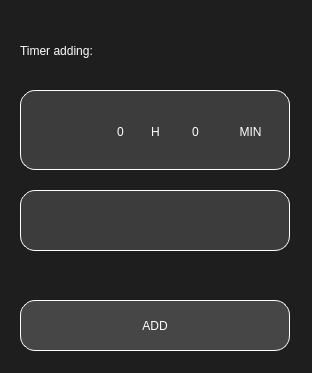
<?xml version="1.0" encoding="UTF-8"?>
<ui version="4.0">
 <class>DialogAddByTimer</class>
 <widget class="QDialog" name="DialogAddByTimer">
  <property name="geometry">
   <rect>
    <x>0</x>
    <y>0</y>
    <width>312</width>
    <height>373</height>
   </rect>
  </property>
  <property name="windowTitle">
   <string>Dialog</string>
  </property>
  <property name="styleSheet">
   <string notr="true">background-color: rgb(30, 30, 30);</string>
  </property>
  <widget class="QFrame" name="frameTimeInfo">
   <property name="geometry">
    <rect>
     <x>20</x>
     <y>90</y>
     <width>270</width>
     <height>80</height>
    </rect>
   </property>
   <property name="styleSheet">
    <string notr="true">background-color: rgb(60, 60, 60);
border-radius: 15px;
border: 1px solid rgb(255, 255, 255);</string>
   </property>
   <property name="frameShape">
    <enum>QFrame::StyledPanel</enum>
   </property>
   <property name="frameShadow">
    <enum>QFrame::Raised</enum>
   </property>
   <widget class="QLabel" name="labelH">
    <property name="geometry">
     <rect>
      <x>120</x>
      <y>26</y>
      <width>31</width>
      <height>31</height>
     </rect>
    </property>
    <property name="styleSheet">
     <string notr="true">border: none;
font: 57 22pt &quot;Futura PT Demi&quot;;
color: white;</string>
    </property>
    <property name="text">
     <string>H</string>
    </property>
    <property name="alignment">
     <set>Qt::AlignCenter</set>
    </property>
   </widget>
   <widget class="QLabel" name="labelMIN">
    <property name="geometry">
     <rect>
      <x>200</x>
      <y>26</y>
      <width>61</width>
      <height>31</height>
     </rect>
    </property>
    <property name="styleSheet">
     <string notr="true">border: none;
font: 57 22pt &quot;Futura PT Demi&quot;;
color: white;</string>
    </property>
    <property name="text">
     <string>MIN</string>
    </property>
    <property name="alignment">
     <set>Qt::AlignCenter</set>
    </property>
   </widget>
   <widget class="QLabel" name="iconClock">
    <property name="geometry">
     <rect>
      <x>20</x>
      <y>20</y>
      <width>41</width>
      <height>41</height>
     </rect>
    </property>
    <property name="styleSheet">
     <string notr="true">border: none;</string>
    </property>
    <property name="text">
     <string/>
    </property>
    <property name="pixmap">
     <pixmap resource="../res/add.qrc">:/icons/schedule35.svg</pixmap>
    </property>
   </widget>
   <widget class="QLabel" name="timeHours">
    <property name="geometry">
     <rect>
      <x>80</x>
      <y>26</y>
      <width>41</width>
      <height>31</height>
     </rect>
    </property>
    <property name="styleSheet">
     <string notr="true">border: none;
font: 57 22pt &quot;Futura PT Demi&quot;;
color: white;</string>
    </property>
    <property name="text">
     <string>0</string>
    </property>
    <property name="alignment">
     <set>Qt::AlignCenter</set>
    </property>
   </widget>
   <widget class="QLabel" name="timeMinutes">
    <property name="geometry">
     <rect>
      <x>155</x>
      <y>26</y>
      <width>41</width>
      <height>31</height>
     </rect>
    </property>
    <property name="styleSheet">
     <string notr="true">border: none;
font: 57 22pt &quot;Futura PT Demi&quot;;
color: white;</string>
    </property>
    <property name="text">
     <string>0</string>
    </property>
    <property name="alignment">
     <set>Qt::AlignCenter</set>
    </property>
   </widget>
  </widget>
  <widget class="QLabel" name="labelAddTime">
   <property name="geometry">
    <rect>
     <x>20</x>
     <y>30</y>
     <width>171</width>
     <height>41</height>
    </rect>
   </property>
   <property name="styleSheet">
    <string notr="true">border: none;
color: white;
font: 57 20pt &quot;Futura PT Demi&quot;;</string>
   </property>
   <property name="text">
    <string>Timer adding:</string>
   </property>
  </widget>
  <widget class="QTextEdit" name="textEditOccupation">
   <property name="geometry">
    <rect>
     <x>20</x>
     <y>190</y>
     <width>270</width>
     <height>61</height>
    </rect>
   </property>
   <property name="contextMenuPolicy">
    <enum>Qt::ActionsContextMenu</enum>
   </property>
   <property name="statusTip">
    <string extracomment="HUI"/>
   </property>
   <property name="whatsThis">
    <string/>
   </property>
   <property name="accessibleName">
    <string/>
   </property>
   <property name="accessibleDescription">
    <string/>
   </property>
   <property name="styleSheet">
    <string notr="true">background-color: rgb(60, 60, 60);
border-radius: 15px;
border: 1px solid rgb(255, 255, 255);
font: 25 18pt &quot;Futura PT Light&quot;;
color: white;</string>
   </property>
   <property name="sizeAdjustPolicy">
    <enum>QAbstractScrollArea::AdjustToContents</enum>
   </property>
   <property name="documentTitle">
    <string/>
   </property>
   <property name="html">
    <string>&lt;!DOCTYPE HTML PUBLIC &quot;-//W3C//DTD HTML 4.0//EN&quot; &quot;http://www.w3.org/TR/REC-html40/strict.dtd&quot;&gt;
&lt;html&gt;&lt;head&gt;&lt;meta name=&quot;qrichtext&quot; content=&quot;1&quot; /&gt;&lt;style type=&quot;text/css&quot;&gt;
p, li { white-space: pre-wrap; }
&lt;/style&gt;&lt;/head&gt;&lt;body style=&quot; font-family:'Futura PT Light'; font-size:18pt; font-weight:24; font-style:normal;&quot;&gt;
&lt;p align=&quot;justify&quot; style=&quot;-qt-paragraph-type:empty; margin-top:0px; margin-bottom:0px; margin-left:0px; margin-right:0px; -qt-block-indent:0; text-indent:0px;&quot;&gt;&lt;br /&gt;&lt;/p&gt;&lt;/body&gt;&lt;/html&gt;</string>
   </property>
   <property name="placeholderText">
    <string/>
   </property>
  </widget>
  <widget class="QPushButton" name="buttonADD">
   <property name="geometry">
    <rect>
     <x>20</x>
     <y>300</y>
     <width>270</width>
     <height>51</height>
    </rect>
   </property>
   <property name="styleSheet">
    <string notr="true">QPushButton {
border: 1px solid rgb(255, 255, 255);
background-color: rgb(70, 70, 70);
border-radius: 15px;
font: 57 12pt &quot;Futura PT Demi&quot;;
color: white;
}

QPushButton:hover {
border: 1px solid rgb(255, 255, 255);
background-color: rgb(90, 90, 90);
border-radius: 15px;
font: 57 12pt &quot;Futura PT Demi&quot;;
color: white;
}

QPushButton:pressed {
border: 2px solid rgb(255, 255, 255);
background-color: rgb(90, 90, 90);
border-radius: 15px;
font: 57 12pt &quot;Futura PT Demi&quot;;
color: white;
}</string>
   </property>
   <property name="text">
    <string>ADD</string>
   </property>
  </widget>
 </widget>
 <resources>
  <include location="../res/add.qrc"/>
  <include location="../../../../../Program Files (x86)/res/add.qrc"/>
 </resources>
 <connections/>
</ui>
